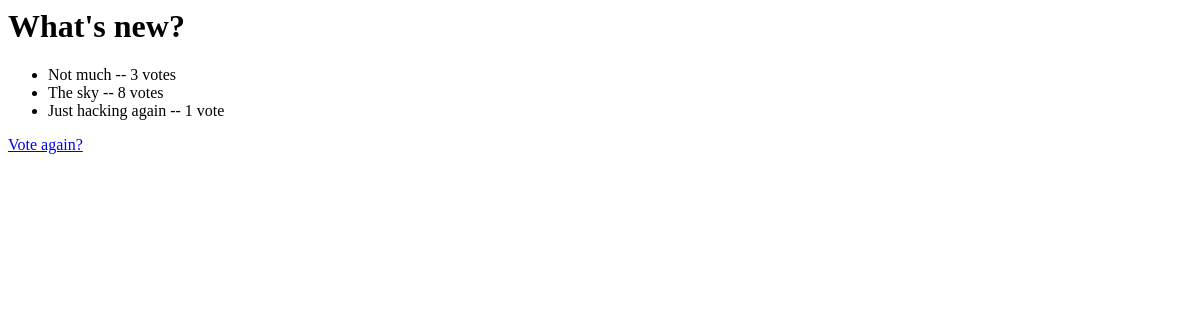
/1/results/, run on an earlier commit of the app's database.
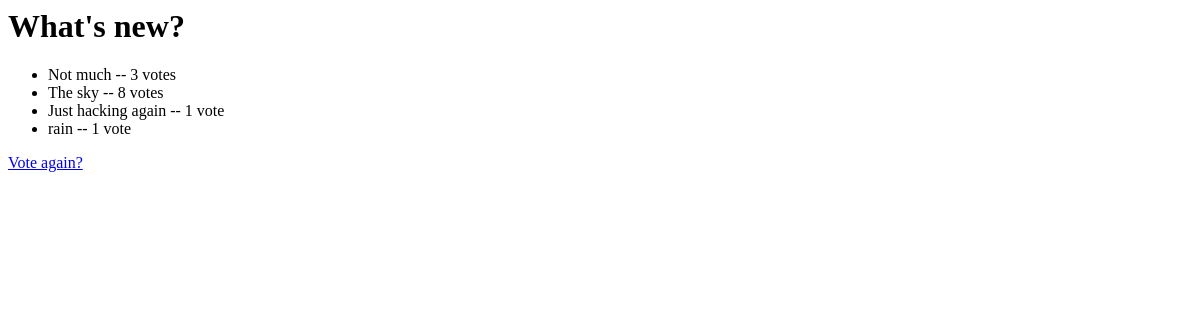
And on a later commit of the database.
### polls/models.py (models this page shows, shortened)
class Choice(models.Model):
    question = models.ForeignKey(Question, on_delete=models.CASCADE)
    choice_text = models.CharField(max_length=200)
    votes = models.IntegerField(default=0)

### polls/views.py (the view)
# urls.py: path('<int:pk>/results/', views.ResultsView.as_view(), name='results'),
class ResultsView(generic.DetailView):
    model = Question
    template_name = 'polls/results.html'

### polls/templates/polls/results.html (shortened to what this page needs)
{% load static %}
<h1>{{ question.question_text }}</h1>
<ul>
{% for choice in question.choice_set.all %}
    <li>{{ choice.choice_text }} -- {{ choice.votes }} vote{{ choice.votes|pluralize }}</li>
{% endfor %}
</ul>
<a href="#"  onclick="getDetails(this.id);"  id="{{question_id}}">Vote again?</a>

What changed in the data, as far as the page shows it:
added Choice: choice_text "rain", votes "1"
